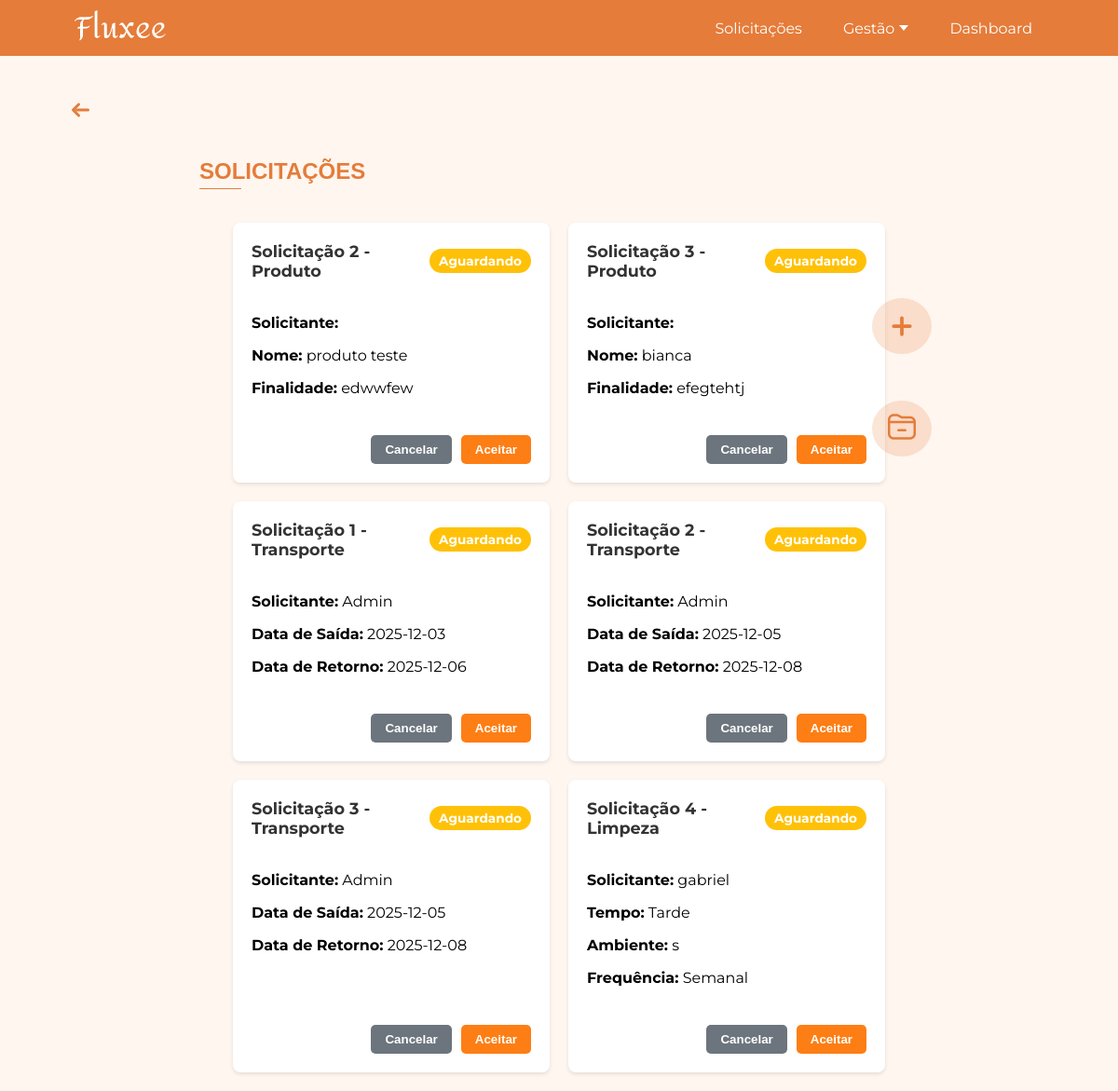
/solicitacoes/ (signed in), run on the app's committed database.
### app/models.py (models this page shows, shortened)
class Solicitacao(db.Model):
    __tablename__ = 'solicitacao'
    id = db.Column(db.Integer, primary_key=True)
    nome = db.Column(db.String(200), nullable=False)
    disciplina_id = db.Column(db.Integer, db.ForeignKey('disciplina.id'), nullable=True)
    disciplina = db.relationship('Disciplina', backref=db.backref('solicitacoes', lazy=True))
    user_id = db.Column(db.Integer, db.ForeignKey('user.id'), nullable=False)
    user = db.relationship('User', backref=db.backref('solicitacoes', lazy=True))
    produto_id = db.Column(db.Integer, db.ForeignKey("produto.id"))
    produto = db.relationship('Produto', backref='solicitacoes', lazy=True)
    quantidade = db.Column(db.Integer)
    data_limite = db.Column(db.Date)
    finalidade = db.Column(db.Text)
    status = db.Column(db.String(50), nullable=False, default="Aguardando")

class SolicitacaoTransporte(db.Model):
    __tablename__ = 'solicitacao_transporte'
    id = db.Column(db.Integer, primary_key=True)
    solicitante = db.Column(db.String(200))
    servico_id = db.Column(db.Integer, db.ForeignKey('services.id'), nullable=True)
    data_saida = db.Column(db.String)
    data_retorno = db.Column(db.String)
    quantidade_de_onibus = db.Column(db.Integer)
    horario_de_saida = db.Column(db.String)
    horario_de_chegada = db.Column(db.String)
    status = db.Column(db.String(50), nullable=False, default="Aguardando")

class SolicitacaoLimpeza(db.Model):
    __tablename__ = 'solicitacao_limpeza'
    id = db.Column(db.Integer, primary_key=True)
    solicitante = db.Column(db.String(200))
    servico_id = db.Column(db.Integer, db.ForeignKey('services.id'), nullable=True)
    tempo = db.Column(db.String)
    ambiente = db.Column(db.String)
    frequencia = db.Column(db.String)
    status = db.Column(db.String(50), nullable=False, default="Aguardando")

### app/view.py (the view, shortened to what this page needs)
@app.route('/solicitacoes/')
@login_required
def solicitacoes():
    if current_user.tipo_usuario == "admin":
        solicitacoes_produto_models = Solicitacao.query.options(
            db.joinedload(Solicitacao.disciplina),
            db.joinedload(Solicitacao.produto)
        ).filter_by(status="Aguardando").all()
        solicitacoes_produto_dto = [
            SolicitacaoProdutoDTO(
                id=s.id,
                nome=s.nome,
                disciplina_nome=s.disciplina.nome if s.disciplina else "N/A",
                produto_nome=s.produto.nome if s.produto else "N/A",
                quantidade=s.quantidade,
                data_limite=s.data_limite,
                finalidade=s.finalidade,
                status=s.status
            ) for s in solicitacoes_produto_models
        ]
        solicitacoes_transporte_models = SolicitacaoTransporte.query.filter_by(status="Aguardando").all()
        solicitacoes_transporte_dto = [
            SolicitacaoTransporteDTO(
                id=s.id,
                solicitante=s.solicitante,
                servico_id=s.servico_id,
                data_saida=s.data_saida,
                data_retorno=s.data_retorno,
                quantidade_de_onibus=s.quantidade_de_onibus,
                horario_de_saida=s.horario_de_saida,
                horario_de_chegada=s.horario_de_chegada,
                status=s.status
            ) for s in solicitacoes_transporte_models
        ]
        solicitacoes_seguranca_models = SolicitacaoSeguranca.query.filter_by(status="Aguardando").all()
        solicitacoes_seguranca_dto = [
            SolicitacaoSegurancaDTO(
                id=s.id,
                solicitante=s.solicitante,
                servico_id=s.servico_id,
                data_inicio=s.data_inicio,
                area_atuacao=s.area_atuacao,
                turno=s.turno,
                status=s.status
            ) for s in solicitacoes_seguranca_models
        ]
        solicitacoes_limpeza_models = SolicitacaoLimpeza.query.filter_by(status="Aguardando").all()
        solicitacoes_limpeza_dto = [
            SolicitacaoLimpezaDTO(
                id=s.id,
                solicitante=s.solicitante,
                servico_id=s.servico_id,
                tempo=s.tempo,
                ambiente=s.ambiente,
                frequencia=s.frequencia,
                status=s.status
            ) for s in solicitacoes_limpeza_models
        ]
        solicitacoes = solicitacoes_produto_dto + solicitacoes_transporte_dto + solicitacoes_seguranca_dto + solicitacoes_limpeza_dto
    return render_template(
        'solicitacoes.html',
        solicitacoes=solicitacoes
    )

### app/models.py (called while the page is built)
@login_manager.user_loader
def load_user(user_id):
    return User.query.get(int(user_id))

### app/templates/solicitacoes.html (shortened to what this page needs)
<!DOCTYPE html>
<html lang="pt-BR">
<head>
    <link rel="stylesheet" href="{{ url_for('static', filename='css/home.css') }}">
    <link rel="stylesheet" href="{{ url_for('static', filename='css/solicitacoes.css') }}">
</head>
<body>
    {% include 'componentes/alertas/alerta_sucesso.html' %}
    {% include 'componentes/header/header.html' %}
    {% with texto="SOLICITAÇÕES" %}
        {% include 'componentes/titulos/titulo.html' %}
    {% endwith %}
    <div class="gestao-botao">
        {% include 'componentes/botoes/botao_gestao_add_solicitacao.html' %}
    </div>
    {% if current_user.tipo_usuario == 'admin' %}
    <div style="margin-left: 80vw;" class="link-arquivados">
        <a href="{{ url_for('solicitacoes_arquivadas') }}">
            <img src="{{ url_for('static', filename='images/arquivar.png') }}" alt="Arquivados">
        </a>
    </div>
    {% endif %}
    <div class="solicitacoes-container">
        {% for solicitacao in solicitacoes %}
            {% include 'componentes/cards/card_solicitacao.html' %}
        {% else %}
            <p>Nenhuma solicitação encontrada.</p>
        {% endfor %}
    </div>
</body>
</html>

### app/templates/componentes/cards/card_solicitacao.html
<div class="solicitacao-card">
    <div class="header">
        <span class="id-solicitacao">Solicitação {{ solicitacao.id }} - {{ solicitacao.categoria }}</span>
        <span class="status {{ solicitacao.status | lower }}">{{ solicitacao.status }}</span>
    </div>
    <div class="content">
        <p><strong>Solicitante:</strong> {{ solicitacao.solicitante }}</p>
        {% if solicitacao.categoria == "Transporte" %}
            <p><strong>Data de Saída:</strong> {{ solicitacao.data_saida }}</p>
            <p><strong>Data de Retorno:</strong> {{ solicitacao.data_retorno }}</p>
        {% elif solicitacao.categoria == "Limpeza" %}
            <p><strong>Tempo:</strong> {{ solicitacao.tempo }}</p>
            <p><strong>Ambiente:</strong> {{ solicitacao.ambiente }}</p>
            <p><strong>Frequência:</strong> {{ solicitacao.frequencia }}</p>
        {% elif solicitacao.categoria == "Segurança" %}
            <p><strong>Data de Início:</strong> {{ solicitacao.data_inicio }}</p>
            <p><strong>Área de Atuação:</strong> {{ solicitacao.area_atuacao }}</p>
            <p><strong>Turno:</strong> {{ solicitacao.turno }}</p>
        {% elif solicitacao.categoria == "Produto" %}
            <p><strong>Nome:</strong> {{ solicitacao.nome }}</p>
            <p><strong>Finalidade:</strong> {{ solicitacao.finalidade }}</p>
        {% endif %}
    </div>
    <div class="actions">
        {% if current_user.tipo_usuario == 'admin' %}
            {% if solicitacao.status != "Concluido" and solicitacao.status != "Cancelado" %}
            <button type="button" class="btn-cancelar open-confirmation-modal"
                    data-solicitacao-id="{{ solicitacao.id }}"
                    data-solicitacao-categoria="{{ solicitacao.categoria }}"
                    data-new-status="Cancelado"
                    data-confirmation-message="Tem certeza que deseja cancelar esta solicitação (ID: {{ solicitacao.id }})?">
                Cancelar
            </button>
            <button type="button" class="btn-aceitar open-confirmation-modal"
                    data-solicitacao-id="{{ solicitacao.id }}"
                    data-solicitacao-categoria="{{ solicitacao.categoria }}"
                    data-new-status="Concluido"
                    data-confirmation-message="Tem certeza que deseja aceitar esta solicitação (ID: {{ solicitacao.id }})?">
                Aceitar
            </button>
            {% endif %}
        {% endif %}
    </div>
</div>

### app/static/css/home.css (style rules this page uses)
html, body { margin: 0; padding: 0; font-family: 'Montserrat', Arial, sans-serif; background-color: #FFF6F0; }
.gestao-botao { display: flex; align-items: flex-start; }

### app/static/css/solicitacoes.css (style rules this page uses)
.solicitacoes-container { width: 80%; margin-inline: auto ; display: flex; flex-wrap: wrap; gap: 20px; padding: 20px; justify-content: center; }
.solicitacao-card { background-color: #fff; border-radius: 8px; box-shadow: 0 2px 4px rgba(0, 0, 0, 0.1); width: 300px; padding: 20px; display: flex; flex-direction: column; gap: 10px; }
.solicitacao-card .header { display: flex; justify-content: space-between; align-items: center; margin-bottom: 10px; }
.solicitacao-card .id-solicitacao { font-size: 1.1em; font-weight: bold; color: #333; }
.solicitacao-card .status { padding: 5px 10px; border-radius: 20px; font-size: 0.85em; font-weight: bold; color: #fff; }
.solicitacao-card .status.aguardando { background-color: #ffc107; }
.solicitacao-card .content { margin-bottom: 15px; }
.solicitacao-card .actions { display: flex; justify-content: flex-end; gap: 10px; margin-top: auto; }
.solicitacao-card .btn-cancelar, .solicitacao-card .btn-aceitar { padding: 8px 15px; border: none; border-radius: 5px; cursor: pointer; font-weight: bold; transition: background-color 0.2s ease; }
.solicitacao-card .btn-cancelar { background-color: #6c757d; color: #fff; }
.solicitacao-card .btn-aceitar { background-color: #fd7e14; color: #fff; }
.link-arquivados { display: flex; align-items: center; justify-content: center; width: 64px; height: 60px; border-radius: 50%; background-color: rgba(229, 124, 58, 0.2); text-decoration: none; cursor: pointer; transition: transform 0.2s ease, box-shadow 0.2s ease; position: fixed; right: 150px; top: 430px; z-index: 1000; }
@media (max-width: 2100px) { .link-arquivados { right: 80px; top: 430px; } }
@media (max-width: 1400px) { .link-arquivados { position: fixed; top: 430px; right: 200px; z-index: 2000; transform: none; } }

### data on the page
Solicitacao: id "2", categoria "Produto", status "Aguardando", nome "produto teste", finalidade "edwwfew"
Solicitacao: status "Aguardando", nome "bianca", finalidade "efegtehtj"
SolicitacaoTransporte: id "1", categoria "Transporte", status "Aguardando", solicitante "Admin", data_saida "2025-12-03", data_retorno "2025-12-06"
SolicitacaoTransporte: id "2", categoria "Transporte", status "Aguardando", solicitante "Admin", data_saida "2025-12-05", data_retorno "2025-12-08"
SolicitacaoTransporte: id "3", categoria "Transporte", status "Aguardando", solicitante "Admin", data_saida "2025-12-05", data_retorno "2025-12-08"
SolicitacaoLimpeza: id "4", categoria "Limpeza", status "Aguardando", solicitante "gabriel", tempo "Tarde", ambiente "s", frequencia "Semanal"

### other printed values
{{ texto }} "SOLICITAÇÕES"
{{ solicitacao.id }} "3"
{{ solicitacao.categoria }} "Produto"
